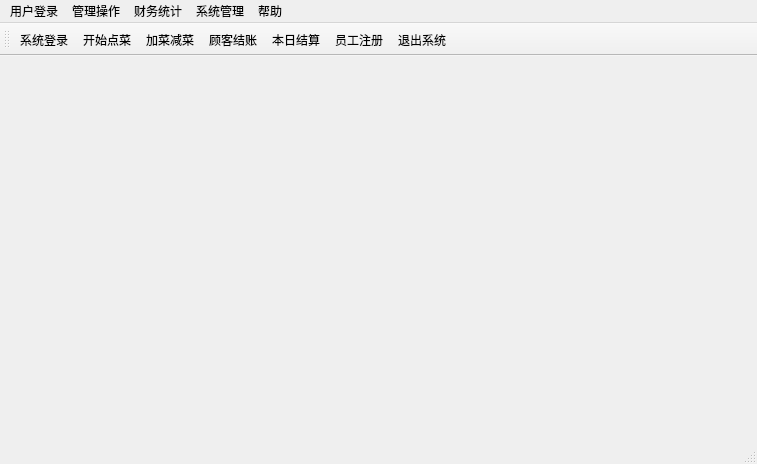
<?xml version="1.0" encoding="UTF-8"?>
<ui version="4.0">
 <class>MainWindow</class>
 <widget class="QMainWindow" name="MainWindow">
  <property name="geometry">
   <rect>
    <x>0</x>
    <y>0</y>
    <width>757</width>
    <height>464</height>
   </rect>
  </property>
  <property name="windowTitle">
   <string>MainWindow</string>
  </property>
  <widget class="QWidget" name="centralWidget"/>
  <widget class="QMenuBar" name="menuBar">
   <property name="geometry">
    <rect>
     <x>0</x>
     <y>0</y>
     <width>757</width>
     <height>24</height>
    </rect>
   </property>
   <widget class="QMenu" name="menu">
    <property name="title">
     <string>用户登录</string>
    </property>
    <addaction name="action_Login"/>
    <addaction name="action_Quit"/>
   </widget>
   <widget class="QMenu" name="menu_2">
    <property name="title">
     <string>管理操作</string>
    </property>
    <widget class="QMenu" name="menu_6">
     <property name="title">
      <string>前台管理</string>
     </property>
     <addaction name="action_Start"/>
     <addaction name="action_AddorReduce"/>
     <addaction name="actionGukejiezhang"/>
     <addaction name="actionBenrijiesuan"/>
    </widget>
    <widget class="QMenu" name="menu_7">
     <property name="title">
      <string>后台管理</string>
     </property>
     <addaction name="actionCaipinxinxi"/>
     <addaction name="actionZhuceyuangong"/>
    </widget>
    <addaction name="menu_6"/>
    <addaction name="menu_7"/>
   </widget>
   <widget class="QMenu" name="menu_3">
    <property name="title">
     <string>财务统计</string>
    </property>
    <addaction name="action_5"/>
    <addaction name="action_6"/>
    <addaction name="action_7"/>
   </widget>
   <widget class="QMenu" name="menu_4">
    <property name="title">
     <string>系统管理</string>
    </property>
    <widget class="QMenu" name="menu_8">
     <property name="title">
      <string>系统维护</string>
     </property>
     <addaction name="actionShujukubeifen"/>
    </widget>
    <addaction name="menu_8"/>
    <addaction name="action_2"/>
   </widget>
   <widget class="QMenu" name="menu_5">
    <property name="title">
     <string>帮助</string>
    </property>
   </widget>
   <addaction name="menu"/>
   <addaction name="menu_2"/>
   <addaction name="menu_3"/>
   <addaction name="menu_4"/>
   <addaction name="menu_5"/>
  </widget>
  <widget class="QToolBar" name="mainToolBar">
   <attribute name="toolBarArea">
    <enum>TopToolBarArea</enum>
   </attribute>
   <attribute name="toolBarBreak">
    <bool>false</bool>
   </attribute>
   <addaction name="action_Login"/>
   <addaction name="action_Start"/>
   <addaction name="action_AddorReduce"/>
   <addaction name="actionGukejiezhang"/>
   <addaction name="actionBenrijiesuan"/>
   <addaction name="actionZhuceyuangong"/>
   <addaction name="action_Quit"/>
  </widget>
  <widget class="QStatusBar" name="statusBar"/>
  <action name="action_2">
   <property name="text">
    <string>用户权限管理</string>
   </property>
  </action>
  <action name="action_Start">
   <property name="icon">
    <iconset>
     <normaloff>:/icon/images/Start.png</normaloff>:/icon/images/Start.png</iconset>
   </property>
   <property name="text">
    <string>开始点菜</string>
   </property>
  </action>
  <action name="action_AddorReduce">
   <property name="icon">
    <iconset>
     <normaloff>:/icon/images/Add.png</normaloff>:/icon/images/Add.png</iconset>
   </property>
   <property name="text">
    <string>加菜减菜</string>
   </property>
  </action>
  <action name="actionGukejiezhang">
   <property name="icon">
    <iconset>
     <normaloff>:/icon/images/Reckoning.png</normaloff>:/icon/images/Reckoning.png</iconset>
   </property>
   <property name="text">
    <string>顾客结账</string>
   </property>
  </action>
  <action name="actionBenrijiesuan">
   <property name="icon">
    <iconset>
     <normaloff>:/icon/images/Stat.png</normaloff>:/icon/images/Stat.png</iconset>
   </property>
   <property name="text">
    <string>本日结算</string>
   </property>
  </action>
  <action name="action_Login">
   <property name="icon">
    <iconset>
     <normaloff>:/icon/images/Login.png</normaloff>:/icon/images/Login.png</iconset>
   </property>
   <property name="text">
    <string>系统登录</string>
   </property>
  </action>
  <action name="actionCaipinxinxi">
   <property name="text">
    <string>菜品信息</string>
   </property>
  </action>
  <action name="actionZhuceyuangong">
   <property name="icon">
    <iconset>
     <normaloff>:/icon/images/addUser.png</normaloff>:/icon/images/addUser.png</iconset>
   </property>
   <property name="text">
    <string>员工注册</string>
   </property>
  </action>
  <action name="action_5">
   <property name="text">
    <string>进货查询</string>
   </property>
  </action>
  <action name="action_6">
   <property name="text">
    <string>日收入查询</string>
   </property>
  </action>
  <action name="action_7">
   <property name="text">
    <string>月收入查询</string>
   </property>
  </action>
  <action name="actionShujukubeifen">
   <property name="text">
    <string>数据库备份</string>
   </property>
  </action>
  <action name="action_Quit">
   <property name="icon">
    <iconset>
     <normaloff>:/icon/images/Quit.png</normaloff>:/icon/images/Quit.png</iconset>
   </property>
   <property name="text">
    <string>退出系统</string>
   </property>
  </action>
 </widget>
 <layoutdefault spacing="6" margin="11"/>
 <resources/>
 <connections/>
</ui>
